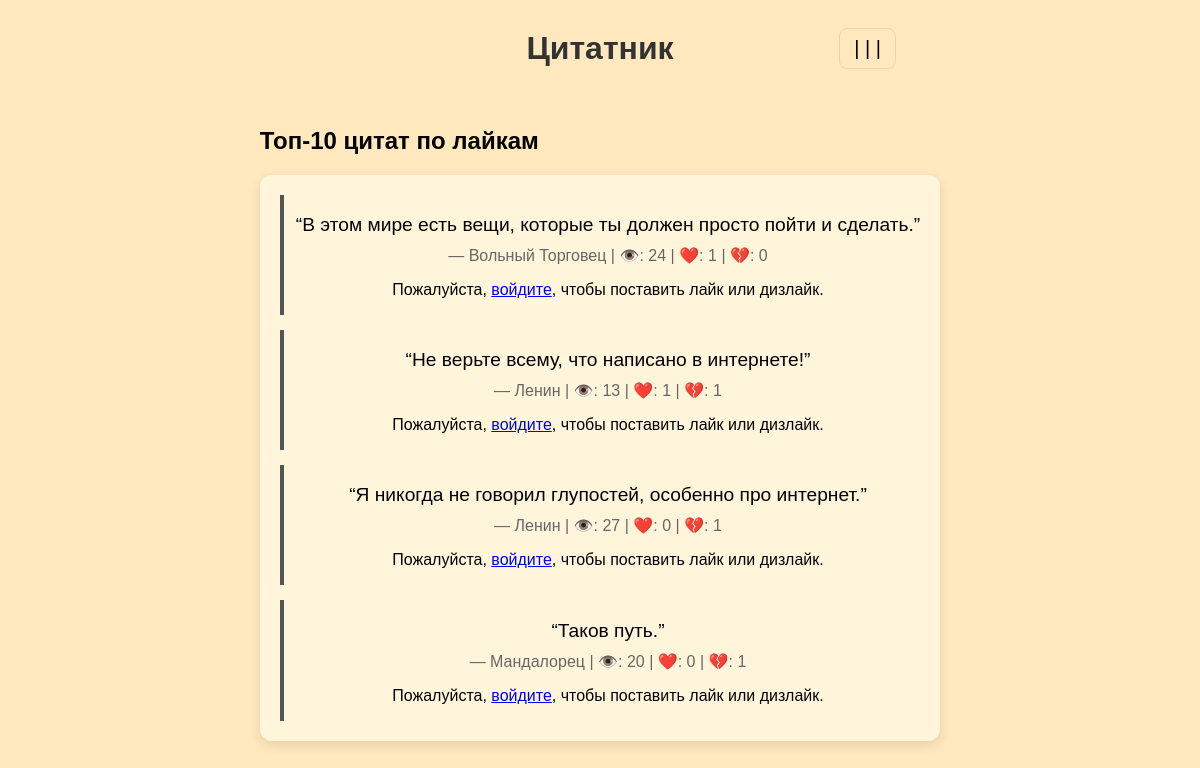
Page /top10/ on the earlier database version.
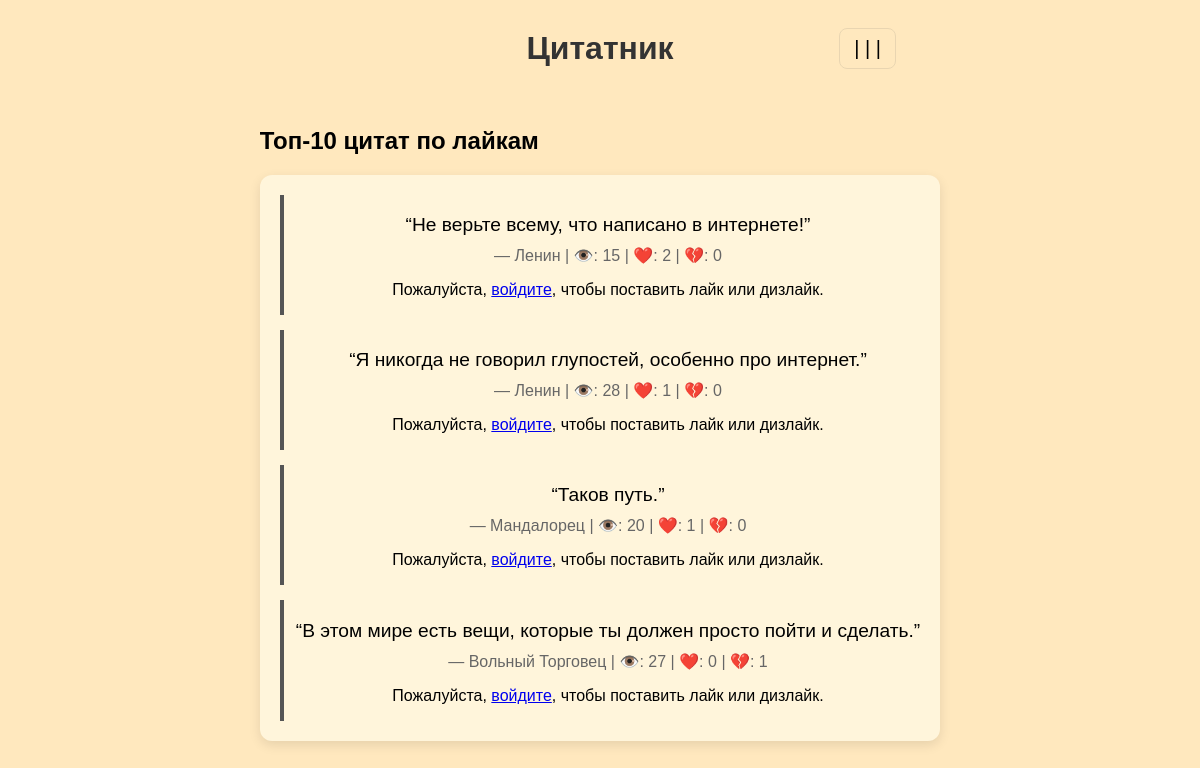
Same page on the later database version.
### quotes/models.py (models this page shows, shortened)
class Quote(models.Model):
    source = models.ForeignKey(Source, on_delete=models.CASCADE, related_name='quotes')
    text = models.TextField(unique=True)
    weight = models.PositiveIntegerField(
        default=1,
        validators=[MinValueValidator(1), MaxValueValidator(5)]
    )
    views = models.PositiveIntegerField(default=0)
    likes = models.IntegerField(default=0)
    dislikes = models.IntegerField(default=0)
    created_at = models.DateTimeField(auto_now_add=True)
    class Meta:
        ordering = ['-likes', '-views']

class Source(models.Model):
    SOURCE_TYPES = [
        ('book', 'Книга'),
        ('movie', 'Фильм'),
        ('series', 'Сериал'),
        ('other', 'Другое'),
    ]
    name = models.CharField(max_length=200, unique=True)
    type = models.CharField(max_length=20, choices=SOURCE_TYPES, default='other')

### quotes/views.py (the view)
# urls.py: path('top10/', views.top10, name='top10'),
def top10(request):
    top = Quote.objects.order_by('-likes', '-views')[:10]
    return render(request, 'quotes/top10.html', {'top': top})

### quotes/templates/quotes/top10.html (shortened to what this page needs)
{% extends 'quotes/base.html' %}
{% block content %}
    <h2>Топ-10 цитат по лайкам</h2>
    <div id="topQuotes" class="quote-container">
        {% for q in top %}
        <article class="quote">
            <p class="text">“{{ q.text }}”</p>
                <p class="meta">— {{ q.source.name }} | 👁️: {{ q.views }} |
                    ❤️: <span id="likes-{{ q.pk }}">{{ q.likes }}</span> |
                    💔: <span id="dislikes-{{ q.pk }}">{{ q.dislikes }}</span>
                </p>
                {% if user.is_authenticated %}
                    <form class="vote-form" data-quote-id="{{ q.pk }}" method="post" action="{% url 'quotes:vote_quote' q.pk %}">
                        {% csrf_token %}
                        <button type="button" data-action="like">❤️ Лайк</button>
                        <button type="button" data-action="dislike">💔 Дизлайк</button>
                    </form>
                {% else %}
                    <p>Пожалуйста, <a href="{% url 'login' %}">войдите</a>, чтобы поставить лайк или дизлайк.</p>
                {% endif %}
        </article>
        {% empty %}
            <p>Пока нет цитат.</p>
        {% endfor %}
    </div>
{% endblock %}

### quotes/templates/quotes/base.html (shortened to what this page needs)
{% load static %}
<!doctype html>
<html lang="ru">
<head>
    <link rel="stylesheet" href="{% static 'quotes/styles.css' %}">
</head>
<body>
    <header>
        <h1 style="text-align:center;"><a href="{% url 'quotes:index' %}">Цитатник</a></h1>
    </header>
    <main>
        {% block content %}{% endblock %}
        <div class="menu-wrapper">
            <button class="menu-toggle">| | |</button>
        </div>
    </main>
</body>
</html>

### quotes/static/quotes/styles.css (style rules this page uses)
body { margin: 0; min-height: 100vh; display: flex; flex-direction: column; align-items: center; background: #ffe8be; font-family: Arial, sans-serif; }
header { margin-top: 30px; margin-bottom: 40px; text-align: center; }
header h1 { margin: 0; font-size: 2rem; color: purple; }
.quote-container { display: flex; flex-direction: column; gap: 15px; text-align: center; max-width: 1000px; padding: 20px; background: rgb(255, 245, 219); border-radius: 12px; box-shadow: 0 4px 12px rgba(0,0,0,0.1); }
.quote { border-left: 4px solid #555; padding-left: 12px; opacity: 0; transform: translateY(10px); transition: all 0.5s ease; }
.quote.show { opacity: 1; transform: translateY(0); }
.text { font-size: 1.2rem; margin-bottom: 10px; }
.meta { color: #666; margin: 5px 0; }
button { margin: 8px 4px; padding: 6px 12px; border-radius: 6px; border: 1px solid #ccc; background: #d8f0ff; cursor: pointer; transition: background 0.2s; }
.menu-wrapper { margin-top: 20px; text-align: center; position: fixed; top: 0px; right: 25%; z-index: 1000; }
.menu-toggle { font-size: 20px; padding: 8px 14px; background: #ffe8be; border: 1px solid #e9d5b1; border-radius: 8px; cursor: pointer; }
header h1 a { color: #333; text-decoration: none; }

### quotes/templates/quotes/top10.html (style rules this page uses)
.quote-container { display: flex; flex-direction: column; gap: 15px; }
.quote { opacity: 0; transform: translateY(10px); transition: all 0.5s ease; }
.quote.show { opacity: 1; transform: translateY(0); }

Differences in the rows shown:
changed Quote "Не верьте всему, что написано в интернете!": views "13" → "15"; likes "1" → "2"; dislikes "1" → "0"
changed Quote "Я никогда не говорил глупостей, особенно про интернет.": views "27" → "28"; likes "0" → "1"; dislikes "1" → "0"
changed Quote "Таков путь.": likes "0" → "1"; dislikes "1" → "0"
changed Quote "В этом мире есть вещи, которые ты должен просто пойти и сделать.": views "24" → "27"; likes "1" → "0"; dislikes "0" → "1"; moves down the list
